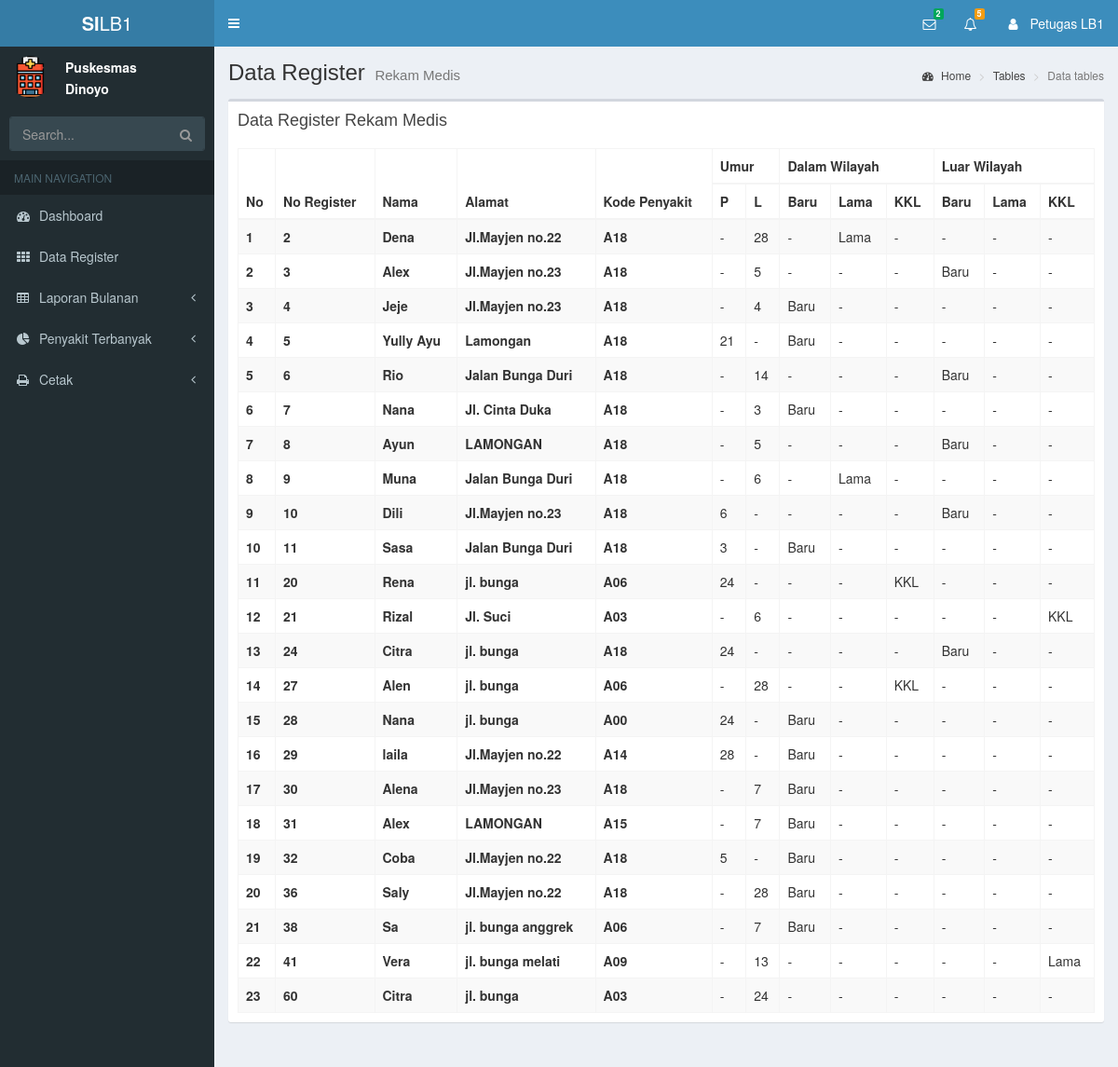
The app's page /index.php/laporan_bulanan/dataRegisterLB with its own data.
### tables this page shows
CREATE TABLE `rekam_medis` (
  `no_register` int(20) NOT NULL,
  `tanggal` date NOT NULL,
  `nama` varchar(200) NOT NULL,
  `alamat` varchar(200) NOT NULL,
  `umur` int(20) NOT NULL,
  `id_umr` int(20) NOT NULL,
  `jenis_umur` varchar(50) NOT NULL,
  `jenis_kelamin` varchar(20) NOT NULL,
  `jenis_pekerjaan` varchar(20) NOT NULL,
  `kode_penyakit` varchar(50) NOT NULL,
  `terapi` varchar(500) NOT NULL,
  `no_bpjs` int(50) NOT NULL,
  `dalam_wilayah` varchar(20) NOT NULL,
  `luar_wilayah` varchar(20) NOT NULL
);

### application/controllers/Laporan_bulanan.php (called while the page is built, shortened)
<?php
class Laporan_bulanan extends CI_Controller{
    function __construct(){
      $this->load->helper('url');
      $this->load->model('RekamMedis_model');
      $this->load->model('DataLB1_model');
      $this->load->helper(array('form', 'url'));
    }
    public function header()
    {
      $pesan = $this->DataLB1_model->pesan();
      $data['pesan'] = count($pesan);
      $data['data_pesan'] = $pesan;
      $result = $this->DataLB1_model->notif();
      $data['notif'] = count($result);
      $data['data_notif'] = $result;
      $this->load->view('header/lb_header', $data);
    }
    public function dataRegisterLB()
    {
        $data['rekam_medis'] = $this->RekamMedis_model->tampil_data()->result();
        $this->load->view('laporan_bulanan/data_registerlb', $data);
        $this->load->view('footer/lb_footer');
    }
}

### index.php (called while the page is built, shortened)
<?php
require_once BASEPATH.'core/CodeIgniter.php';

### application/models/RekamMedis_model.php (called while the page is built, shortened)
<?php
    class RekamMedis_model extends CI_Model{
        public function tampil_data()
        {
            return $this->db->get('rekam_medis');
        }
    }
?>

### application/views/laporan_bulanan/data_registerlb.php (the view)
<div class="content-wrapper">
  <section class="content-header">
    <h1>
      Data Register
      <small>Rekam Medis</small>
    </h1>
    <ol class="breadcrumb">
      <li><a href="#"><i class="fa fa-dashboard"></i> Home</a></li>
      <li><a href="#">Tables</a></li>
      <li class="active">Data tables</li>
    </ol>
  </section>
  <section class="content">
    <div class="row">
      <div class="col-xs-12">
        <div class="box">
          <div class="box-header">
            <h3 class="box-title">Data Register Rekam Medis</h3>
          </div>
          <div class="box-body">
            <table id="example1" class="table table-bordered table-striped">
              <thead>
              <tr>
                <th scoop="col" rowspan="2">No</th>
                <th scoop="col" rowspan="2">No Register</th>
                <th scoop="col" rowspan="2">Nama</th>
                <th scoop="col" rowspan="2">Alamat</th>
                <th scoop="col" rowspan="2">Kode Penyakit</th>
                <th scoop="col" colspan="2">Umur</th>
                <th scoop="col" colspan="3">Dalam Wilayah</th>
                <th scoop="col" colspan="3">Luar Wilayah</th>
              </tr>
              <tr>
                  <th scope="col">P</th>
                  <th scope="col">L</th>
                  <th scope="col">Baru</th>
                  <th scope="col">Lama</th>
                  <th scope="col">KKL</th>
                  <th scope="col">Baru</th>
                  <th scope="col">Lama</th>
                  <th scope="col">KKL</th>
                </tr>
              </thead>
              <tbody>
              <?php $no =0; foreach ($rekam_medis as $key ): $no++;?>
                <tr class="odd gradeX">
                  <th scope="row"><?php echo $no?></th>
                  <th scope="row"><?php echo $key->no_register?></th>
                  <th scope="row"><?php echo $key->nama?></th>
                  <th scope="row"><?php echo $key->alamat?></th>
                  <th scope="row"><?php echo $key->kode_penyakit ?></th>
                  <?php $jk = $key->jenis_kelamin?>
                  <?php if ($jk == 'Perempuan') { ?>
                    <td><?php echo $key->umur ?></td>
                    <td>-</td>
                  <?php }else{ ?>
                    <td>-</td>
                    <td><?php echo $key->umur?></td>
                  <?php }  ?>
                  <?php $dw = $key->dalam_wilayah?>
                  <?php if ($dw == 'Baru') { ?>
                    <td><?php echo $key->dalam_wilayah ?></td>
                    <td>-</td>
                    <td>-</td>
                  <?php }elseif($dw == 'Lama'){ ?>
                    <td>-</td>
                    <td><?php echo $key->dalam_wilayah?></td>
                    <td>-</td>
                  <?php }else { ?>
                    <td>-</td>
                    <td>-</td>
                    <td><?php echo $key->dalam_wilayah?></td>
                  <?php }  ?>
                  <?php $lw = $key->luar_wilayah?>
                  <?php if ($lw == 'Baru') { ?>
                    <td><?php echo $key->luar_wilayah ?></td>
                    <td>-</td>
                    <td>-</td>
                  <?php }elseif($lw == 'Baru'){ ?>
                    <td>-</td>
                    <td><?php echo $key->luar_wilayah?></td>
                    <td>-</td>
                  <?php }else { ?>
                    <td>-</td>
                    <td>-</td>
                    <td><?php echo $key->luar_wilayah?></td>
                  <?php }  ?>
                  </tr>
                  <?php endforeach;?>
              </tbody>
            </table>
          </div>
        </div>
      </div>
    </div>
  </section>
</div>

### records on screen
rekam_medis: no_register "2", nama "Dena", alamat "Jl.Mayjen no.22", kode_penyakit "A18", umur "28", dalam_wilayah "Lama", luar_wilayah "-"
rekam_medis: no_register "3", nama "Alex", alamat "Jl.Mayjen no.23", kode_penyakit "A18", umur "5", dalam_wilayah "-", luar_wilayah "Baru"
rekam_medis: no_register "4", nama "Jeje", alamat "Jl.Mayjen no.23", kode_penyakit "A18", umur "4", dalam_wilayah "Baru", luar_wilayah "-"
rekam_medis: no_register "5", nama "Yully Ayu", alamat "Lamongan", kode_penyakit "A18", umur "21", dalam_wilayah "Baru", luar_wilayah "-"
rekam_medis: no_register "6", nama "Rio", alamat "Jalan Bunga Duri", kode_penyakit "A18", umur "14", dalam_wilayah "-", luar_wilayah "Baru"
rekam_medis: no_register "7", nama "Nana", alamat "Jl. Cinta Duka", kode_penyakit "A18", umur "3", dalam_wilayah "Baru", luar_wilayah "-"
rekam_medis: no_register "8", nama "Ayun", alamat "LAMONGAN", kode_penyakit "A18", umur "5", dalam_wilayah "-", luar_wilayah "Baru"
rekam_medis: no_register "9", nama "Muna", alamat "Jalan Bunga Duri", kode_penyakit "A18", umur "6", dalam_wilayah "Lama", luar_wilayah "-"
rekam_medis: no_register "10", nama "Dili", alamat "Jl.Mayjen no.23", kode_penyakit "A18", umur "6", dalam_wilayah "-", luar_wilayah "Baru"
rekam_medis: no_register "11", nama "Sasa", alamat "Jalan Bunga Duri", kode_penyakit "A18", umur "3", dalam_wilayah "Baru", luar_wilayah "-"
rekam_medis: no_register "20", nama "Rena", alamat "jl. bunga", kode_penyakit "A06", umur "24", dalam_wilayah "KKL", luar_wilayah "-"
rekam_medis: no_register "21", nama "Rizal", alamat "Jl. Suci", kode_penyakit "A03", umur "6", dalam_wilayah "-", luar_wilayah "KKL"
rekam_medis: no_register "24", nama "Citra", alamat "jl. bunga", kode_penyakit "A18", umur "24", dalam_wilayah "-", luar_wilayah "Baru"
rekam_medis: no_register "27", nama "Alen", alamat "jl. bunga", kode_penyakit "A06", umur "28", dalam_wilayah "KKL", luar_wilayah "-"
rekam_medis: no_register "28", nama "Nana", alamat "jl. bunga", kode_penyakit "A00", umur "24", dalam_wilayah "Baru", luar_wilayah "-"
rekam_medis: no_register "29", nama "laila", alamat "Jl.Mayjen no.22", kode_penyakit "A14", umur "28", dalam_wilayah "Baru", luar_wilayah "-"
rekam_medis: no_register "30", nama "Alena", alamat "Jl.Mayjen no.23", kode_penyakit "A18", umur "7", dalam_wilayah "Baru", luar_wilayah "-"
rekam_medis: no_register "31", nama "Alex", alamat "LAMONGAN", kode_penyakit "A15", umur "7", dalam_wilayah "Baru", luar_wilayah "-"
rekam_medis: no_register "32", nama "Coba", alamat "Jl.Mayjen no.22", kode_penyakit "A18", umur "5", dalam_wilayah "Baru", luar_wilayah "-"
rekam_medis: no_register "36", nama "Saly", alamat "Jl.Mayjen no.22", kode_penyakit "A18", umur "28", dalam_wilayah "Baru", luar_wilayah "-"
rekam_medis: no_register "38", nama "Sa", alamat "jl. bunga anggrek", kode_penyakit "A06", umur "7", dalam_wilayah "Baru", luar_wilayah "-"
rekam_medis: no_register "41", nama "Vera", alamat "jl. bunga melati", kode_penyakit "A09", umur "13", dalam_wilayah "-", luar_wilayah "Lama"
rekam_medis: no_register "60", nama "Citra", alamat "jl. bunga", kode_penyakit "A03", umur "24", dalam_wilayah "-", luar_wilayah "-"

### other values on screen
$pesan "2"
$notif "5"
